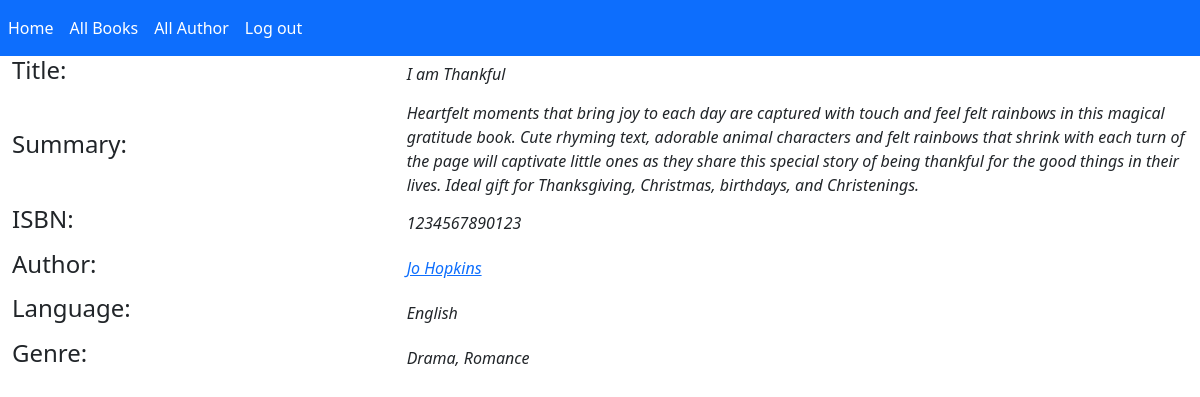
The app's page /catalog/books/1 (signed in) with its own data.
### catalog/models.py (models this page shows, shortened)
class Book(models.Model):
    title = models.CharField(max_length=200)
    author = models.ForeignKey(Author, on_delete=models.RESTRICT, null=True)  # Defines a many-to-one relationship with Author model
    summary = models.TextField(
        max_length=1000,
        help_text="Enter a brief description of the book",
        null=True
    )
    isbn = models.CharField(
        'ISBN',
        max_length=13,
        unique=True,  # Ensures each ISBN is unique
        help_text="13 character ISBN"
    )
    genre = models.ManyToManyField(
        Genre,
        help_text="Select a genre for this book"
    )
    language = models.ForeignKey(Language, on_delete=models.RESTRICT, null=True)  # Defines a many-to-one relationship with Language model

class Author(models.Model):
    fname = models.CharField('First Name', max_length=100)
    lname = models.CharField('Last Name', max_length=100)
    dob = models.DateField('Date of Birth', null=True, blank=True)
    dod = models.DateField('Date of Death', null=True, blank=True)
    def __str__(self):
        return f"{self.fname} {self.lname}"  # Returns the full name of the author
    def get_absolute_url(self):
        return reverse("author_detail", args=[str(self.id)])  # Returns the URL to view details of the author
    class Meta:
        ordering = ['lname', 'fname']  # Specifies the default ordering of authors by last name and first name

class Language(models.Model):
    name = models.CharField(
        max_length=100,
        unique=True,  # Ensures each language name is unique
        help_text="Enter a language name (e.g., English, French, Japanese)"
    )
    def __str__(self):
        return self.name  # Returns the name of the language
    class Meta:
        constraints = [
            UniqueConstraint(
                Lower('name'),  # Case-insensitive uniqueness constraint on the 'name' field
                name='language_name_case_insensitive_unique',
                violation_error_message="Language already exists.",
            ),
        ]

class Genre(models.Model):
    name = models.CharField(
        max_length=200,
        unique=True,  # Ensures each genre name is unique
        help_text="Enter the book genre"
    )
    def __str__(self):
        return self.name  # Returns the name of the genre
    class Meta:
        constraints = [
            UniqueConstraint(
                Lower('name'),  # Case-insensitive uniqueness constraint on the 'name' field
                name='genre_name_case_insensitive_unique',
                violation_error_message="This Genre already exists.",
            ),
        ]

### catalog/views.py (the view)
# urls.py: path('books/<int:pk>',views.Book_Detail_View,name='book_detail'),
@login_required(redirect_field_name='login')  #if we put it, we can't see any webpage befor login
def Book_Detail_View(request, pk):
    book = get_object_or_404(Book, pk=pk)  # Get the book object by primary key or return 404 error
    context = {
        'book': book,  # Add book object to the context
        'menu_items': menu_items  # Add menu items to the context
    }
    return render(request, 'book_detail.html', context=context)

### catalog/templates/book_detail.html (shortened to what this page needs)
{% extends "home.html" %} {%block navbar%} {% for menu in menu_items %}
<li class="nav-item">
  <a class="nav-link active" href="{{menu.urlName}}" aria-current="page"
    >{{menu.text}}</a
  >
</li>
{% endfor %} {% endblock navbar %} {%block content%}
<div class="row justify-content-center align-items-center g-2">
  <div class="col-4"><h4>Title:</h4></div>
  <div class="col-8"><i>{{book.title}}</i></div>
  <div class="col-4"><h4>Summary:</h4></div>
  <div class="col-8"><i>{{book.summary}}</i></div>
  <div class="col-4"><h4>ISBN:</h4></div>
  <div class="col-8"><i>{{book.isbn}}</i></div>
  <div class="col-4"><h4>Author:</h4></div>
  <div class="col-8">
    <i><a href="{{book.author.get_absolute_url}}">{{book.author}}</a></i>
  </div>
  <div class="col-4"><h4>Language:</h4></div>
  <div class="col-8"><i>{{book.language}}</i></div>
  <div class="col-4"><h4>Genre:</h4></div>
  <div class="col-8"><i>{{book.genre.all|join:", "}}</i></div>
</div>
<div class="row justify-content-center align-items-center g-2">
</div>
{%endblock content%}

### catalog/templates/home.html (shortened to what this page needs)
<!DOCTYPE html>
<html lang="en">
  <head>
    <link
      href="https://cdn.jsdelivr.net/npm/bootstrap@5.3.2/dist/css/bootstrap.min.css"
      rel="stylesheet"
    />
  </head>
  <body>
    <header>
      <nav class="navbar navbar-expand-sm navbar-dark bg-primary">
        <div class="collapse navbar-collapse" id="collapsibleNavId">
          <ul class="navbar-nav me-auto mt-2 mt-lg-0">
            {% block navbar %} {% endblock navbar %}
          </ul>
        </div>
      </nav>
    </header>
    <main>
      <div class="container-fluid">
        {% block content %} {% endblock content %}
      </div>
    </main>
  </body>
</html>

### records on screen
Book: title "I am Thankful", summary "Heartfelt moments that bring joy to each day are captured with touch and feel felt rainbows in this magical gratitude book. Cute rhyming text, adorable animal characters and felt rainbows that shrink with each turn of the page will captivate little ones as they share this special story of being thankful for the good things in their lives. Ideal gift for Thanksgiving, Christmas, birthdays, and Christenings.", isbn "1234567890123", author "Jo Hopkins", language "English", genre.all "Drama, Romance"

### other values on screen
{{ menu.text }} "Home" "All Books" "All Author" "Log out"
